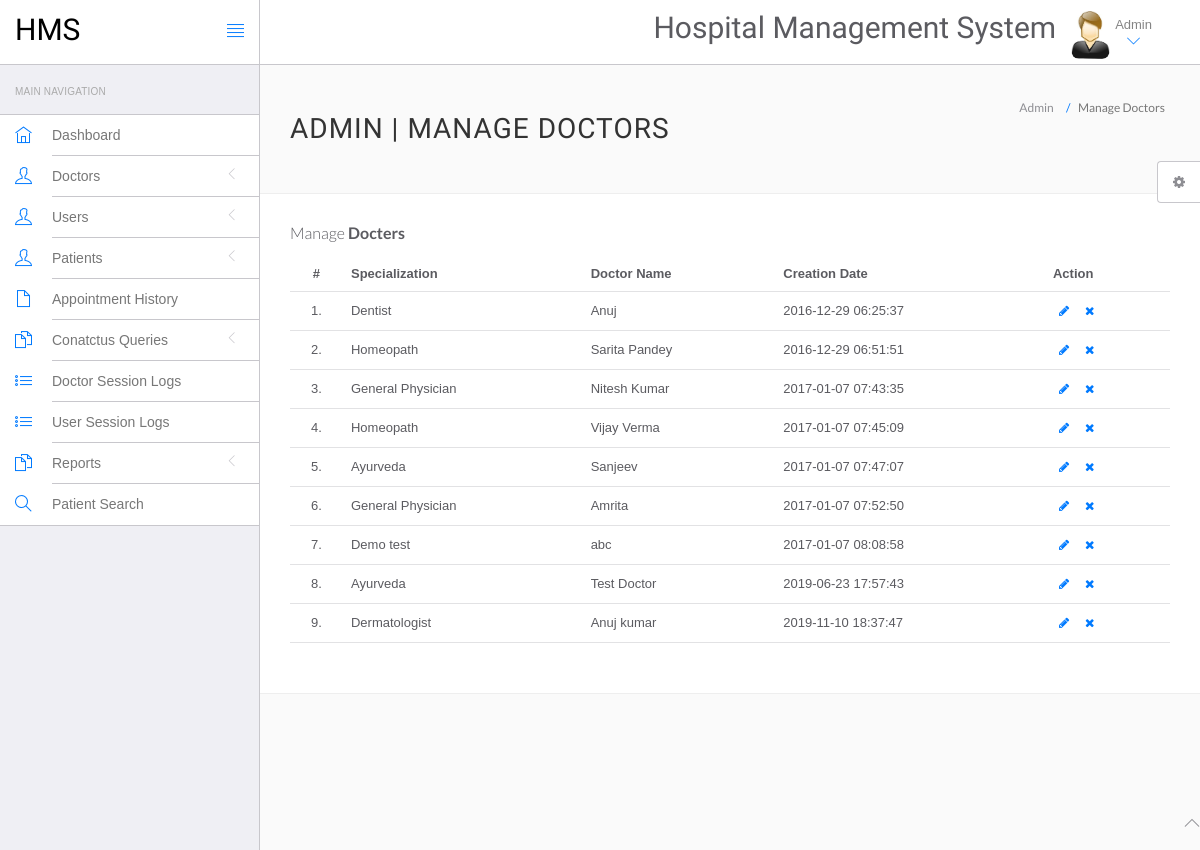
Before: /hospital/hms/admin/manage-doctors.php (signed in) with the older database file.
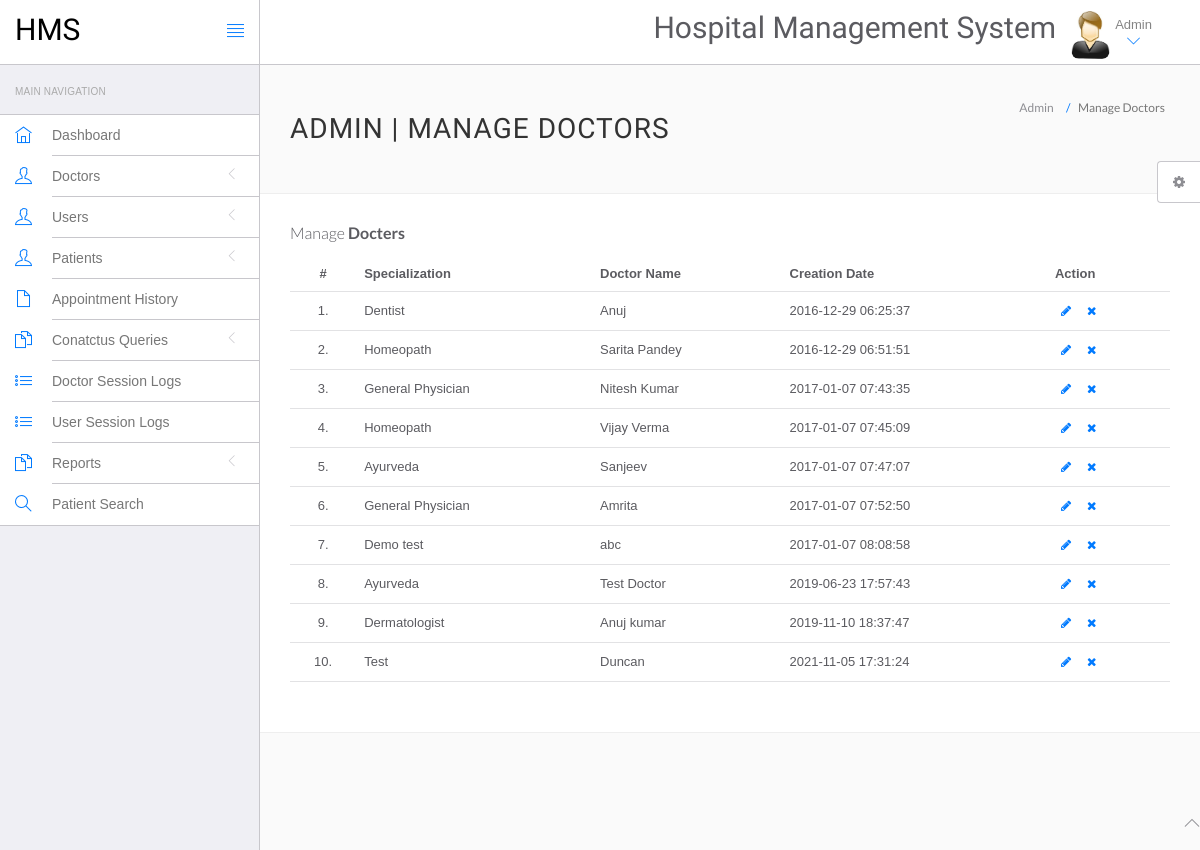
After: the same page with the newer database file.
### tables this page shows
CREATE TABLE IF NOT EXISTS `doctors` (
  `id` int NOT NULL AUTO_INCREMENT,
  `specilization` varchar(255) DEFAULT NULL,
  `doctorName` varchar(255) DEFAULT NULL,
  `address` longtext,
  `docFees` varchar(255) DEFAULT NULL,
  `contactno` bigint DEFAULT NULL,
  `docEmail` varchar(255) DEFAULT NULL,
  `password` varchar(255) DEFAULT NULL,
  `creationDate` timestamp NULL DEFAULT CURRENT_TIMESTAMP,
  `updationDate` timestamp NULL DEFAULT NULL ON UPDATE CURRENT_TIMESTAMP,
  PRIMARY KEY (`id`)
);

### hospital/hms/admin/manage-doctors.php (the view, shortened to what this page needs)
<?php
include('include/config.php');
?>
<!DOCTYPE html>
<html lang="en">
	<head>
		<link rel="stylesheet" href="vendor/bootstrap/css/bootstrap.min.css">
		<link rel="stylesheet" href="vendor/fontawesome/css/font-awesome.min.css">
		<link rel="stylesheet" href="vendor/themify-icons/themify-icons.min.css">
		<link href="vendor/animate.css/animate.min.css" rel="stylesheet" media="screen">
		<link href="vendor/perfect-scrollbar/perfect-scrollbar.min.css" rel="stylesheet" media="screen">
		<link href="vendor/switchery/switchery.min.css" rel="stylesheet" media="screen">
		<link href="vendor/bootstrap-touchspin/jquery.bootstrap-touchspin.min.css" rel="stylesheet" media="screen">
		<link href="vendor/select2/select2.min.css" rel="stylesheet" media="screen">
		<link href="vendor/bootstrap-datepicker/bootstrap-datepicker3.standalone.min.css" rel="stylesheet" media="screen">
		<link href="vendor/bootstrap-timepicker/bootstrap-timepicker.min.css" rel="stylesheet" media="screen">
		<link rel="stylesheet" href="assets/css/styles.css">
		<link rel="stylesheet" href="assets/css/plugins.css">
		<link rel="stylesheet" href="assets/css/themes/theme-1.css" id="skin_color" />
	</head>
	<body>
		<div id="app">
<?php include('include/sidebar.php');?>
			<div class="app-content">
						<?php include('include/header.php');?>
				<div class="main-content" >
					<div class="wrap-content container" id="container">
						<section id="page-title">
							<div class="row">
								<div class="col-sm-8">
									<h1 class="mainTitle">Admin | Manage Doctors</h1>
																	</div>
								<ol class="breadcrumb">
									<li>
										<span>Admin</span>
									</li>
									<li class="active">
										<span>Manage Doctors</span>
									</li>
								</ol>
							</div>
						</section>
						<div class="container-fluid container-fullw bg-white">
									<div class="row">
								<div class="col-md-12">
									<h5 class="over-title margin-bottom-15">Manage <span class="text-bold">Docters</span></h5>
									<table class="table table-hover" id="sample-table-1">
										<thead>
											<tr>
												<th class="center">#</th>
												<th>Specialization</th>
												<th class="hidden-xs">Doctor Name</th>
												<th>Creation Date </th>
												<th>Action</th>
											</tr>
										</thead>
										<tbody>
<?php
$sql=mysqli_query($con,"select * from doctors");
$cnt=1;
while($row=mysqli_fetch_array($sql))
{
?>
											<tr>
												<td class="center"><?php echo $cnt;?>.</td>
												<td class="hidden-xs"><?php echo $row['specilization'];?></td>
												<td><?php echo $row['doctorName'];?></td>
												<td><?php echo $row['creationDate'];?>
												</td>
												<td >
												<div class="visible-md visible-lg hidden-sm hidden-xs">
							<a href="edit-doctor.php?id=<?php echo $row['id'];?>" class="btn btn-transparent btn-xs" tooltip-placement="top" tooltip="Edit"><i class="fa fa-pencil"></i></a>
	<a href="manage-doctors.php?id=<?php echo $row['id']?>&del=delete" onClick="return confirm('Are you sure you want to delete?')"class="btn btn-transparent btn-xs tooltips" tooltip-placement="top" tooltip="Remove"><i class="fa fa-times fa fa-white"></i></a>
												</div>
												</td>
											</tr>
											<?php
$cnt=$cnt+1;
											 }?>
										</tbody>
									</table>
								</div>
							</div>
								</div>
							</div>
						</div>
					</div>
				</div>
	<?php include('include/footer.php');?>
	<?php include('include/setting.php');?>
	</body>
</html>

Changed rows visible on the page:
added doctors: specilization "Test", doctorName "Duncan", creationDate "2021-11-05 17:31:24"
